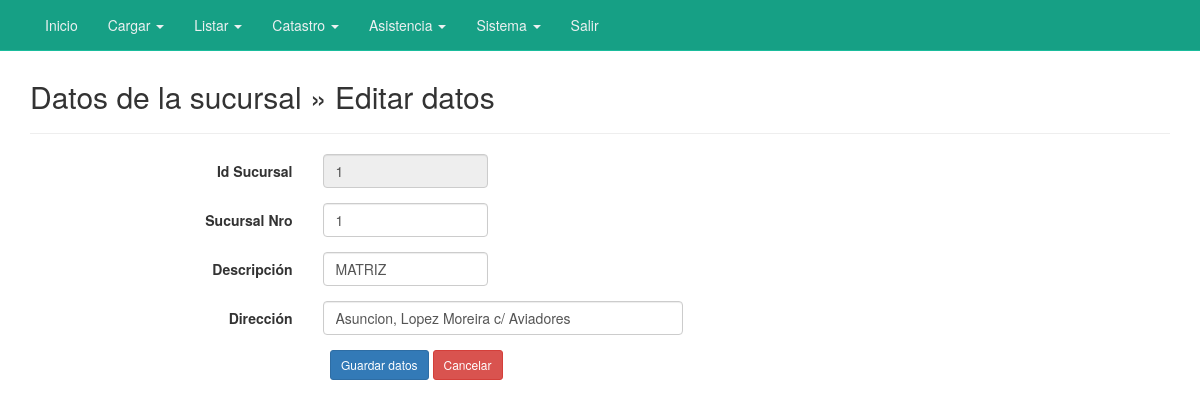
The page /editSucursales.php?nik=1 (signed in) on the database its author committed.
### tables this page shows
CREATE TABLE `sucursales` (
  `id_suc` int(11) NOT NULL AUTO_INCREMENT,
  `suc_nro` int(100) DEFAULT NULL,
  `suc_desc` varchar(50) DEFAULT NULL,
  `suc_dir` varchar(50) DEFAULT NULL,
  PRIMARY KEY (`id_suc`)
);

### editSucursales.php (the view, shortened to what this page needs)
<?php
include("conexion.php");
?>
<!DOCTYPE html>
<html lang="es">
<head>
	<link href="css/bootstrap.min.css" rel="stylesheet">
	<link href="css/bootstrap-datepicker.css" rel="stylesheet">
	<link href="css/style_nav.css" rel="stylesheet">
</head>
<body>
	<nav class="navbar navbar-default navbar-fixed-top">
		<?php include("nav.php");?>
	</nav>
	<div class="container">
		<div class="content">
			<h2>Datos de la sucursal &raquo; Editar datos</h2>
			<hr />
			<?php
			$nik = mysqli_real_escape_string($con,(strip_tags($_GET["nik"],ENT_QUOTES)));
			$sql = mysqli_query($con, "SELECT * FROM sucursales WHERE id_suc='$nik'");
			if(mysqli_num_rows($sql) == 0){
				header("Location: listSucursales.php");
			}else{
				$row = mysqli_fetch_assoc($sql);
			}
			?>
			<form class="form-horizontal" action="" method="post">
				<div class="form-group">
					<label class="col-sm-3 control-label">Id Sucursal</label>
					<div class="col-sm-2">
						<input type="text" name="id_suc" value="<?php echo $row ['id_suc']; ?>" readonly class="form-control" placeholder="1" required>
					</div>
				</div>
				<div class="form-group">
					<label class="col-sm-3 control-label">Sucursal Nro</label>
					<div class="col-sm-2">
						<input type="text" name="suc_nro" value="<?php echo $row ['suc_nro']; ?>" class="form-control" placeholder="1" required>
					</div>
				</div>
				<div class="form-group">
					<label class="col-sm-3 control-label">Descripción</label>
					<div class="col-sm-2">
						<input type="text" name="suc_desc" value="<?php echo $row ['suc_desc']; ?>" class="form-control" placeholder="CAC1" required>
					</div>
				</div>
				<div class="form-group">
					<label class="col-sm-3 control-label">Dirección</label>
					<div class="col-sm-4">
						<input type="text" name="suc_dir" value="<?php echo $row ['suc_dir']; ?>" class="form-control" placeholder="Avda España" required>
					</div>
				</div>
                </div>
				<div class="form-group">
					<label class="col-sm-3 control-label">&nbsp;</label>
					<div class="col-sm-6">
						<input type="submit" name="save" class="btn btn-sm btn-primary" value="Guardar datos">
						<a href="listSucursales.php" class="btn btn-sm btn-danger">Cancelar</a>
					</div>
				</div>
		</div>
</body>
</html>

### css/style_nav.css (style rules this page uses)
.navbar-default { background-color: #16a085; border-color: #1abc9c; }

### editSucursales.php (style rules this page uses)
.content { margin-top: 80px; }

### rows shown on the page
sucursales: id_suc "1", suc_nro "1", suc_desc "MATRIZ", suc_dir "Asuncion, Lopez Moreira c/ Aviadores"
